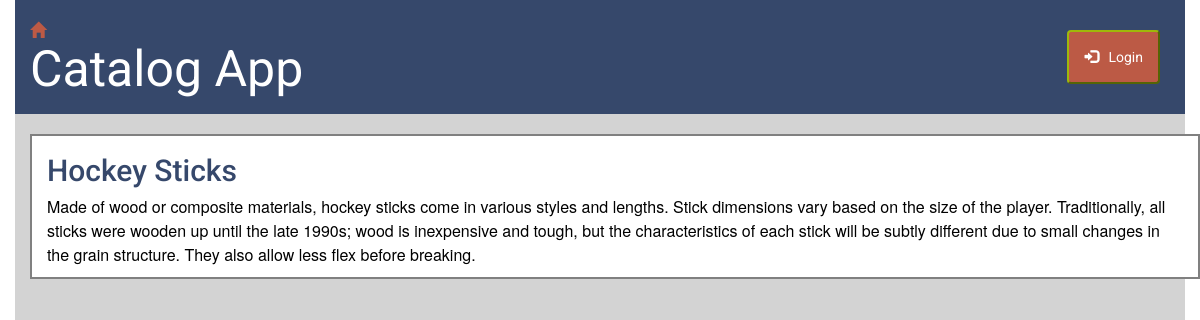
The page /catalog/Ice Hockey/Hockey sticks/ on the database its author committed.
### database_setup.py (models this page shows, shortened)
class GameItem(Base):
    __tablename__ = "gameitem"
    name = Column(String(80), nullable=False)
    id = Column(Integer, primary_key=True)
    description = Column(String(250))
    game_id = Column(Integer, ForeignKey('game.id'))
    game = relationship(Game)
    user_id = Column(Integer, ForeignKey('user.id'))
    user = relationship(User)
    __table_args__ = (UniqueConstraint('name', 'game_id',
                      name='_game_item_uc'),
                      )

### models/desc.py (the view)
@descpage.route('/catalog/<game_name>/<item_name>/')
@check_item
def itemDesc(game_name, item_name):
    if 'username' not in login_session:
        selected_game = session.query(Game).filter_by(name=game_name).first()
        selected_item = session.query(GameItem).filter(and_(GameItem.name ==
                                                            item_name,
                                                            GameItem.game_id ==
                                                            selected_game.id
                                                            )).first()
        return render_template('publicgameitemdesc.html', item=selected_item)
    else:
        return redirect(url_for('descpage.itemDescLoggedin',
                                game_name=game_name, item_name=item_name))

### templates/publicgameitemdesc.html
{% extends "main.html" %}
{% block content %}
{% include "header.html" %}
<main class="container-fluid fill">
	<div class="container catalog margin-top">
		<div class="row">
			<h2 class="col-md-12 text-capitalize"> {{item.name}} </h2>
		</div>
		<div class="row">
			<div class="col-md-12">
				<p>{{item.description}}</p>
			</div>
		</div>
	</div>
</main>
{% endblock %}

### static/style.css (style rules this page uses)
* { font-family: "Helvetica Neue Bold", Roboto, Helvetica, Arial, sans-serif; font-weight: 700; }
body { height: 100%; width: 100%; position: absolute; }
h2 { font-size: 30px; color: #36486b; line-height: 29px; }
p { font-family: "Helvetica Neue", Roboto, Helvetica, Arial, sans-serif; font-size: 16px; color: #000000; line-height: 24px; font-weight: 400; }
.container-fluid { height: inherit; }
.fill { background-color: #D3D3D3; }
.catalog { border: 2px solid grey; background-color: #FFFFFF; }
.margin-top { margin-top: 20px; }

### rows shown on the page
GameItem: name "Hockey Sticks", description "Made of wood or composite materials, hockey sticks come in various styles and lengths. Stick dimensions vary based on the size of the player. Traditionally, all sticks were wooden up until the late 1990s; wood is inexpensive and tough, but the characteristics of each stick will be subtly different due to small changes in the grain structure. They also allow less flex before breaking."
